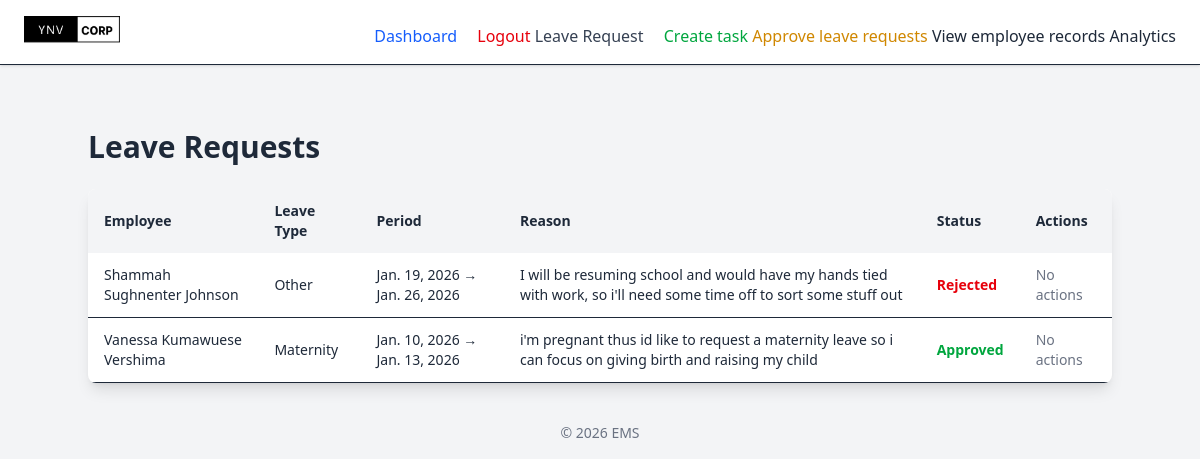
The page /leave-approval/ (signed in) on the database as committed earlier.
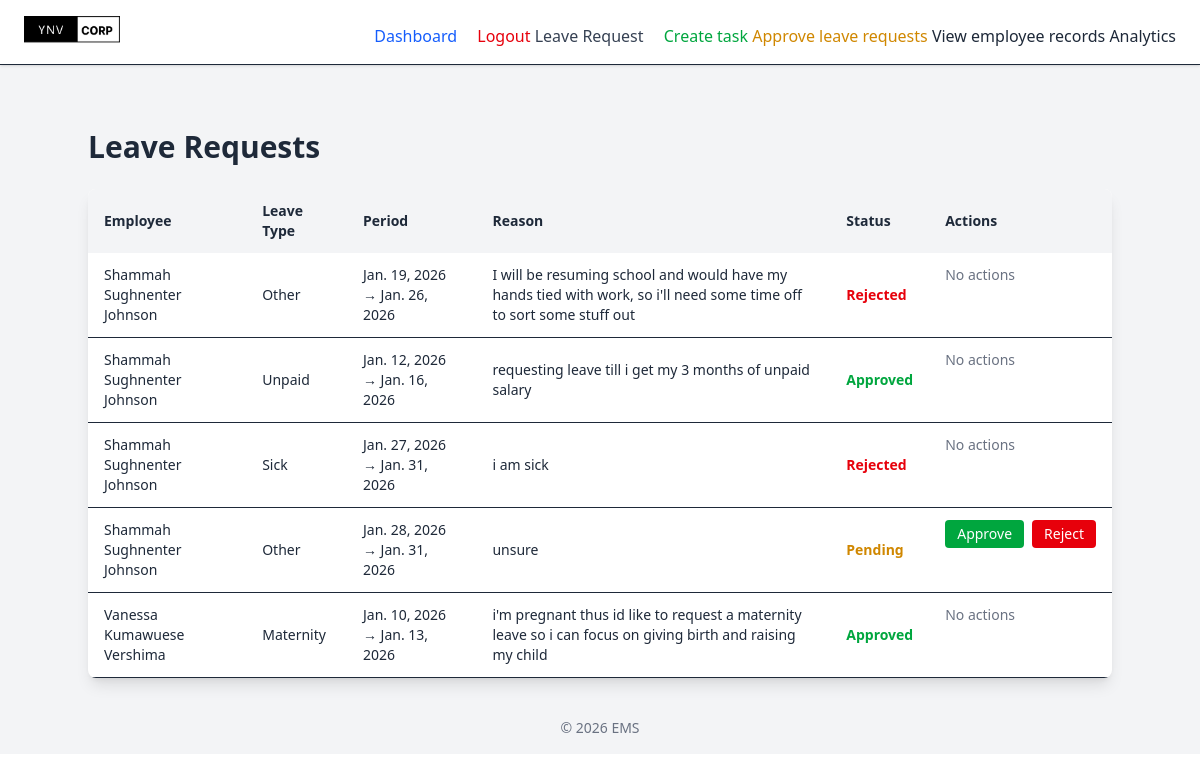
The same page on the database as committed later.
### employee/models.py (models this page shows, shortened)
class LeaveRequest(models.Model):
    STATUS_CHOICES = [
        ('Pending', 'Pending'),
        ('Approved', 'Approved'),
        ('Rejected', 'Rejected'),
    ] # status choices for the leave request
    LEAVE_TYPE=(
        ('sick', 'SICK'),
        ('annual', 'ANNUAL'),
        ('unpaid', 'UNPAID'),
        ('maternity', 'MATERNITY'),
        ('paternity', 'PATERNITY'),
        ('bereavement', 'BEREAVEMENT'),
        ('other', 'OTHER'),
        )
    employee = models.ForeignKey(Employee, on_delete=models.CASCADE, related_name='leave_requests')
    start_date = models.DateField() #date field for start date
    end_date = models.DateField() #date field for end date
    reason = models.TextField() #reason for leave field
    leave_type = models.CharField(max_length=20, choices=LEAVE_TYPE, default='other') #leave type field with choices
    status = models.CharField(max_length=10, choices=STATUS_CHOICES, default='Pending') #status field with choices
    applied_on = models.DateField(auto_now_add=True) #date field for applied on
    updated_at = models.DateTimeField(auto_now=True)
    class Meta:
        ordering = ['-applied_on']
        verbose_name = "Leave Request"
        verbose_name_plural = "Leave Requests"

class Employee(AbstractUser):
    GENDER_CHOICES=(
        ('male', 'MALE'),
        ('female', 'FEMALE'),
        )
    POSITION_CHOICES=(
        ('manager', 'MANAGER'),
        ('developer', 'DEVELOPER'),
        ('designer', 'DESIGNER'),
        ('tester', 'TESTER'),
        ('hr manager', 'HR MANAGER'),
        ('intern', 'INTERN'),
        ('software engineer', 'SOFTWARE ENGINEER'),
        ('data scientist', 'DATA SCIENTIST'),
        ('product manager', 'PRODUCT MANAGER'),
        ('business analyst', 'BUSINESS ANALYST'),
        ('devops engineer', 'DEVOPS ENGINEER'),
        ('system administrator', 'SYSTEM ADMINISTRATOR'),
        ('network engineer', 'NETWORK ENGINEER'),
        ('technical support', 'TECHNICAL SUPPORT'),
        ('it consultant', 'IT CONSULTANT'),
        ('other', 'OTHER'),
    )
    DEPARTMENT_CHOICES=(
        ('sales', 'SALES'),
        ('resarch & development', 'RESEARCH & DEVELOPMENT'),
        ('software development', 'SOFTWARE DEVELOPMENT'),
        ('product research', 'PRODUCT RESEARCH'),
        ('marketing', 'MARKETING'),
        ('human resource', 'HUMAN RESOURCE'),
        ('legal','LEGAL'),
        ('customer service', 'CUSTOMER SERVICE')
    )
    full_name = models.CharField(max_length=200, blank=True)
    username = None
    email = models.EmailField(unique=True)
    gender = models.CharField(max_length=10, choices=GENDER_CHOICES)
    position = models.CharField(max_length=200, blank=True, choices=POSITION_CHOICES)
    date_of_birth = models.DateField(null=True)
    employment_date = models.DateField(default=date.today)
    phone_number = models.CharField(max_length=15, blank=True)
    address = models.CharField(max_length=200, blank=True)
    employee_id = models.CharField(max_length=20, unique=True, blank=True)
    department = models.CharField(max_length=100, blank=True, choices=DEPARTMENT_CHOICES)
    salary = models.DecimalField(max_digits=12, decimal_places=2, default=Decimal('100000.00'))
    salary_currency = models.CharField(max_length=3, default='NGN', editable=False)
    USERNAME_FIELD = 'email'
    REQUIRED_FIELDS = []

### employee/views.py (the view)
# urls.py: path('leave-approval/', ApproveLeaveRequestView.as_view(), name='leave_approve'),
class ApproveLeaveRequestView(LoginRequiredMixin, AdminOnlyMixin, ListView):
    model = LeaveRequest
    template_name = 'employee/leave_approval.html'
    context_object_name = 'leave_requests'

### employee/views.py (called while the page is built)
    def test_func(self):
        return self.request.user.is_superuser

### employee/templates/employee/leave_approval.html
{% extends "employee/base.html" %}
{% block content %}
{% load static %}
<div class="max-w-5xl mx-auto mt-10">
  <h1 class="text-3xl font-bold mb-6">Leave Requests</h1>
  <div class="bg-white shadow-lg rounded-lg overflow-hidden">
    <table class="min-w-full text-left text-sm">
      <thead class="bg-gray-100">
        <tr>
          <th class="px-4 py-3">Employee</th>
          <th class="px-4 py-3">Leave Type</th>
          <th class="px-4 py-3">Period</th>
          <th class="px-4 py-3">Reason</th>
          <th class="px-4 py-3">Status</th>
          <th class="px-4 py-3">Actions</th>
        </tr>
      </thead>
      <tbody>
        {% for req in leave_requests %}
        <tr class="border-b">
          <td class="px-4 py-3">{{ req.employee.full_name }}</td>
          <td class="px-4 py-3 capitalize">{{ req.leave_type }}</td>
          <td class="px-4 py-3">{{ req.start_date }} → {{ req.end_date }}</td>
          <td class="px-4 py-3">{{ req.reason }}</td>
          <td class="px-4 py-3 font-semibold">
            {% if req.status == "Pending" %}
            <span class="text-yellow-600">Pending</span>
            {% elif req.status == "Approved" %}
            <span class="text-green-600">Approved</span>
            {% else %}
            <span class="text-red-600">Rejected</span>
            {% endif %}
          </td>
          <td class="px-4 py-3 flex gap-2">
            {% if req.status == "Pending" %}
            <a
              href="{% url 'update-leave' req.id 'approve' %}"
              class="px-3 py-1 bg-green-600 text-white rounded"
            >
              Approve
            </a>
            <a
              href="{% url 'update-leave' req.id 'reject' %}"
              class="px-3 py-1 bg-red-600 text-white rounded"
            >
              Reject
            </a>
            {% else %}
            <span class="text-gray-500">No actions</span>
            {% endif %}
          </td>
        </tr>
        {% endfor %}
      </tbody>
    </table>
  </div>
</div>
{% endblock %}

### employee/templates/employee/base.html (shortened to what this page needs)
{% load static %}
<!DOCTYPE html>
<html lang="en">
  <head>
    <link rel="stylesheet" href="{% static 'css/dist/styles.css' %}">
  </head>
  <body class="bg-gray-100 text-gray-800">
    <header class="bg-white shadow  border-b px-6 py-4 flex justify-between items-center">
      <div class="flex items-center gap-3">
      <img src="{% static 'logo.png' %}"
          alt="YNV Corp"
          class="h-8 w-auto">
      <span class="text-xl font-bold text-white tracking-wide">
      </span>
  </div>
      <nav class="mt-2">
        {% if request.user.is_authenticated and request.resolver_match.url_name != 'login' and request.resolver_match.url_name != 'register' %}
          <a href="{% url 'dashboard' %}" class="mr-4 text-blue-600 hover:underline">Dashboard</a>
          <a href="{% url 'logout' %}" class="text-red-600 hover:underline">Logout</a>
          <a href="{% url 'leave_request' %}" class="text-gray-700 hover:underline mr-4">Leave Request</a>
          {% if request.user.is_superuser%}
            <a href="{% url 'create_task' %}" class="text-green-600 hover:underline">Create task</a>
            <a href="{% url 'leave_approve' %}" class="text-yellow-600 hover:underline">Approve leave requests</a>
            <a href="{% url 'employee_list' %}" class="text-black-600 hover:underline">View employee records</a>
            <a href="{% url 'analytics' %}" class="text-black-600 hover:underline">Analytics</a>
          {% endif %}
        {% endif %}
      </nav>
    </header>
    <main class="p-6">{% block content %}{% endblock %}</main>
    <footer class="p-4 text-center text-sm text-gray-500">© 2026 EMS</footer>
  </body>
</html>

Rows that differ between the two databases and show on the page:
added LeaveRequest: employee.full_name "Shammah Sughnenter Johnson", leave_type "Unpaid", start_date "Jan. 12, 2026", end_date "Jan. 16, 2026", reason "requesting leave till i get my 3 months of unpaid salary", status "Approved"
added LeaveRequest: employee.full_name "Shammah Sughnenter Johnson", leave_type "Sick", start_date "Jan. 27, 2026", end_date "Jan. 31, 2026", reason "i am sick", status "Rejected"
added LeaveRequest: employee.full_name "Shammah Sughnenter Johnson", leave_type "Other", start_date "Jan. 28, 2026", end_date "Jan. 31, 2026", reason "unsure", status "Pending"
